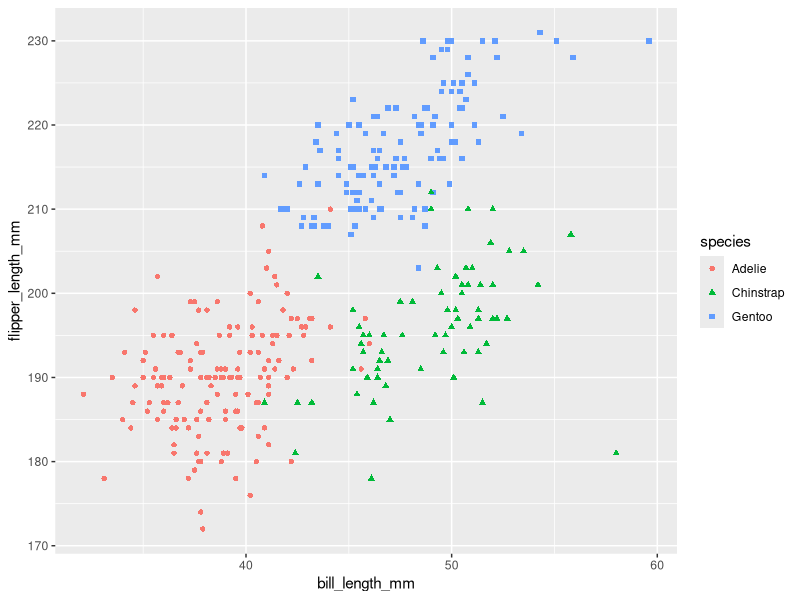
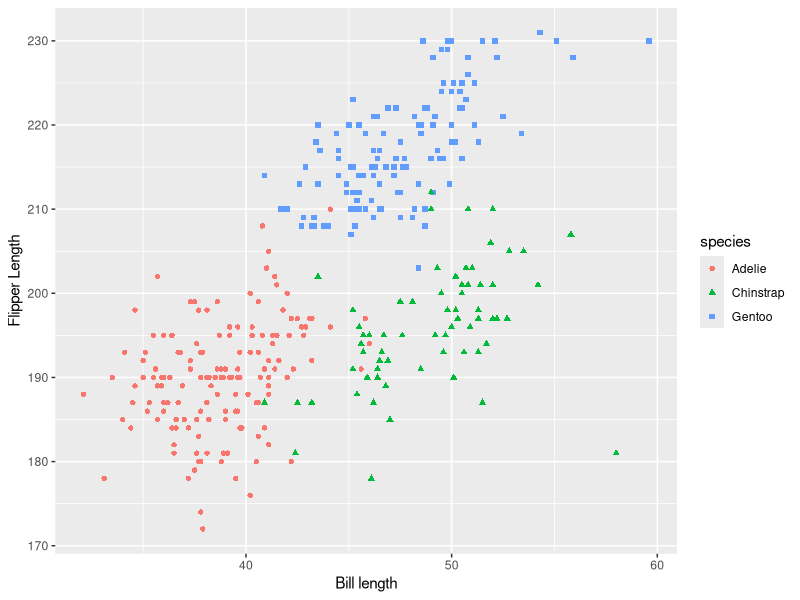

Recreate these plots in R, in order. (Note: this script raises an error after producing the figures.)
library(ggplot2)
library(palmerpenguins)

#### customizing

# load data
data("penguins")
penguins

# shape and color
ggplot(penguins,
       aes(x=bill_length_mm,
           y=flipper_length_mm,
           shape=species,
           color=species))+
  geom_point()


# axis labels de los ejes
ggplot(penguins,
       aes(x=bill_length_mm,
           y=flipper_length_mm,
           shape=species,
           color=species))+
  geom_point()+
  labs(x="Bill length",
       y="Flipper Length")

# title, point size, theming
ggplot(penguins,
       aes(x=bill_length_mm,
           y=flipper_length_mm,
           shape=species,
           color=species))+
  geom_point(size=3)+
  labs(x="Bill length",
       y="Flipper Length",
       title = "Penguin plot")+
  theme_base()


?pch

# point fill and color
ggplot(penguins,
       aes(x=bill_length_mm,
           y=flipper_length_mm,
           shape=species,
           fill=species))+
  geom_point(size=3,color="yellow")+
  scale_shape_manual(values=c(21,22,23))+
  labs(x="Bill length",
       y="Flipper Length",
       title = "Penguin plot")+
  theme_base()


# Change legend title to uppercase

# Add subtitle and caption (see documentation for 'labs()')

# Change the color of the points




